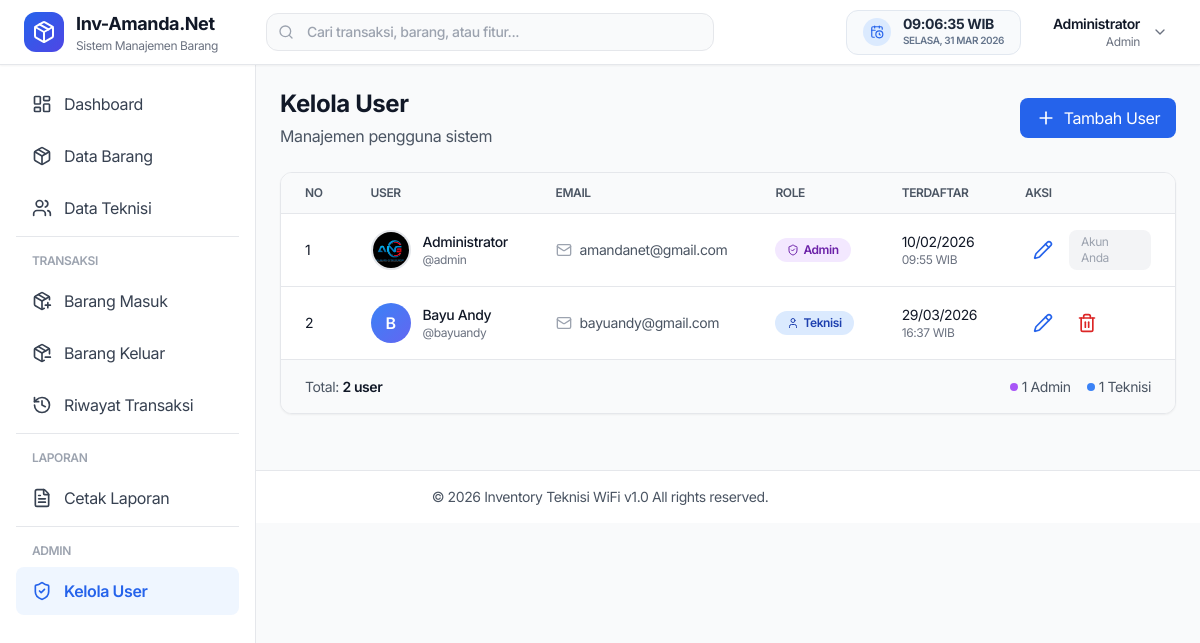
/user/index.php (signed in), run on the app's committed database.
### tables this page shows
CREATE TABLE `users` (
  `id` int NOT NULL,
  `username` varchar(50) NOT NULL,
  `password` varchar(255) NOT NULL,
  `nama_lengkap` varchar(100) NOT NULL,
  `email` varchar(100) DEFAULT NULL,
  `role` enum('admin','teknisi') DEFAULT 'teknisi',
  `foto_profil` varchar(255) DEFAULT NULL,
  `created_at` timestamp NOT NULL DEFAULT CURRENT_TIMESTAMP,
  `updated_at` timestamp NOT NULL DEFAULT CURRENT_TIMESTAMP ON UPDATE CURRENT_TIMESTAMP
);

### includes/auth_check.php (called while the page is built, shortened)
<?php
require_once __DIR__ . '/../config/database.php';
$user_id = $_SESSION['user_id'];
$query = "SELECT * FROM users WHERE id = ?";
$stmt = mysqli_prepare($conn, $query);
mysqli_stmt_bind_param($stmt, "i", $user_id);
mysqli_stmt_execute($stmt);
$result = mysqli_stmt_get_result($stmt);
$user = mysqli_fetch_assoc($result);
?>

### functions/user.php (called while the page is built, shortened)
<?php
function getAllUsers($conn) {
    $query = "SELECT * FROM users ORDER BY created_at ASC";
    return mysqli_query($conn, $query);
}
?>

### public/user/index.php (the view, shortened to what this page needs)
<?php
require_once '../../includes/auth_check.php';
require_once '../../functions/user.php';
$user_list = getAllUsers($conn);
require_once '../../includes/header.php';
?>
<?php require_once '../../includes/sidebar.php'; ?>
<div class="lg:ml-64 pt-16">
    <div class="p-6">
        <div class="flex flex-col md:flex-row md:items-center md:justify-between mb-6">
            <div>
                <h1 class="text-2xl font-bold text-gray-900">Kelola User</h1>
                <p class="text-gray-600 mt-1">Manajemen pengguna sistem</p>
            </div>
            <div class="mt-4 md:mt-0">
                <a href="tambah" class="inline-flex items-center gap-2 px-4 py-2 bg-blue-600 text-white rounded-lg hover:bg-blue-700 transition">
                    <i data-lucide="plus" class="w-5 h-5"></i>
                    Tambah User
                </a>
            </div>
        </div>
        <div class="bg-white rounded-xl shadow-sm border border-gray-200 overflow-hidden">
            <div class="overflow-x-auto">
                <table class="w-full">
                    <thead class="bg-gray-50 border-b border-gray-200">
                        <tr>
                            <th class="px-6 py-3 text-left text-xs font-semibold text-gray-600 uppercase">No</th>
                            <th class="px-6 py-3 text-left text-xs font-semibold text-gray-600 uppercase">User</th>
                            <th class="px-6 py-3 text-left text-xs font-semibold text-gray-600 uppercase">Email</th>
                            <th class="px-6 py-3 text-left text-xs font-semibold text-gray-600 uppercase">Role</th>
                            <th class="px-6 py-3 text-left text-xs font-semibold text-gray-600 uppercase">Terdaftar</th>
                            <th class="px-6 py-3 text-left text-xs font-semibold text-gray-600 uppercase">Aksi</th>
                        </tr>
                    </thead>
                    <tbody class="divide-y divide-gray-200">
                        <?php
                        $no = 1;
                        while ($row = mysqli_fetch_assoc($user_list)):
                        ?>
                        <tr class="hover:bg-gray-50 transition">
                            <td class="px-6 py-4 text-sm text-gray-900"><?= $no++ ?></td>
                            <td class="px-6 py-4">
                                <div class="flex items-center gap-3">
                                    <?php if (!empty($row['foto_profil']) && file_exists('../../' . $row['foto_profil'])): ?>
                                        <img src="../../<?= $row['foto_profil'] ?>"
                                             alt="<?= $row['nama_lengkap'] ?>"
                                             class="w-10 h-10 rounded-full object-cover border-2 border-gray-200">
                                    <?php else: ?>
                                        <div class="w-10 h-10 bg-gradient-to-br from-blue-500 to-indigo-500 rounded-full flex items-center justify-center text-white font-semibold">
                                            <?= strtoupper(substr($row['nama_lengkap'], 0, 1)) ?>
                                        </div>
                                    <?php endif; ?>
                                    <div>
                                        <div class="text-sm font-medium text-gray-900"><?= $row['nama_lengkap'] ?></div>
                                        <div class="text-xs text-gray-500">@<?= $row['username'] ?></div>
                                    </div>
                                </div>
                            </td>
                            <td class="px-6 py-4 text-sm text-gray-600">
                                <?php if (!empty($row['email'])): ?>
                                    <div class="flex items-center gap-2">
                                        <i data-lucide="mail" class="w-4 h-4 text-gray-400"></i>
                                        <?= $row['email'] ?>
                                    </div>
                                <?php else: ?>
                                    <span class="text-gray-400 italic">Belum diisi</span>
                                <?php endif; ?>
                            </td>
                            <td class="px-6 py-4">
                                <?php if ($row['role'] === 'admin'): ?>
                                    <span class="inline-flex items-center gap-1 px-3 py-1 text-xs font-semibold rounded-full bg-purple-100 text-purple-800">
                                        <i data-lucide="shield-check" class="w-3 h-3"></i>
                                        Admin
                                    </span>
                                <?php else: ?>
                                    <span class="inline-flex items-center gap-1 px-3 py-1 text-xs font-semibold rounded-full bg-blue-100 text-blue-800">
                                        <i data-lucide="user" class="w-3 h-3"></i>
                                        Teknisi
                                    </span>
                                <?php endif; ?>
                            </td>
                            <td class="px-6 py-4">
                                <div class="text-sm text-gray-900"><?= date('d/m/Y', strtotime($row['created_at'])) ?></div>
                                <div class="text-xs text-gray-500"><?= date('H:i', strtotime($row['created_at'])) ?> WIB</div>
                            </td>
                            <td class="px-6 py-4">
                                <div class="flex items-center gap-2">
                                    <a href="edit?id=<?= $row['id'] ?>"
                                       class="p-2 text-blue-600 hover:bg-blue-50 rounded-lg transition"
                                       title="Edit User">
                                        <i data-lucide="pencil" class="w-5 h-5"></i>
                                    </a>
                                    <?php if ($row['id'] != $user['id']): ?>
                                    <button onclick="confirmDelete('hapus?id=<?= $row['id'] ?>', '<?= $row['username'] ?>')"
                                            class="p-2 text-red-600 hover:bg-red-50 rounded-lg transition"
                                            title="Hapus User">
                                        <i data-lucide="trash-2" class="w-5 h-5"></i>
                                    </button>
                                    <?php else: ?>
                                    <div class="px-3 py-1 text-xs text-gray-400 bg-gray-100 rounded-lg">
                                        Akun Anda
                                    </div>
                                    <?php endif; ?>
                                </div>
                            </td>
                        </tr>
                        <?php endwhile; ?>
                    </tbody>
                </table>
            </div>
            <div class="bg-gray-50 px-6 py-4 border-t border-gray-200">
                <div class="flex items-center justify-between text-sm">
                    <span class="text-gray-600">
                        Total: <span class="font-semibold text-gray-900"><?= mysqli_num_rows($user_list) ?> user</span>
                    </span>
                    <div class="flex items-center gap-4">
                        <?php
                        mysqli_data_seek($user_list, 0);
                        $admin_count = 0;
                        $teknisi_count = 0;
                        while ($row = mysqli_fetch_assoc($user_list)) {
                            if ($row['role'] === 'admin') {
                                $admin_count++;
                            } else {
                                $teknisi_count++;
                            }
                        }
                        ?>
                        <span class="text-gray-600">
                            <span class="inline-flex items-center gap-1">
                                <span class="w-2 h-2 bg-purple-500 rounded-full"></span>
                                <?= $admin_count ?> Admin
                            </span>
                        </span>
                        <span class="text-gray-600">
                            <span class="inline-flex items-center gap-1">
                                <span class="w-2 h-2 bg-blue-500 rounded-full"></span>
                                <?= $teknisi_count ?> Teknisi
                            </span>
                        </span>
                    </div>
                </div>
            </div>
        </div>
    </div>
</div>
<?php require_once '../../includes/footer.php'; ?>

### includes/header.php (shortened to what this page needs)
<!DOCTYPE html>
<html lang="id">
<head>
    <script src="https://cdn.tailwindcss.com"></script>
</head>
<body class="bg-gray-50 text-gray-800 tracking-tight">
    <nav class="bg-white shadow-sm border-b border-gray-200 fixed top-0 left-0 right-0 z-50">
        <div class="px-4 lg:px-6">
            <div class="flex items-center justify-between h-16">
                <div class="flex items-center gap-4 flex-1">
                    <div class="flex items-center gap-3">
                        <div class="w-10 h-10 bg-gradient-to-br from-blue-600 to-indigo-600 rounded-xl flex items-center justify-center">
                            <i data-lucide="package" class="w-6 h-6 text-white"></i>
                        </div>
                        <div class="hidden md:block min-w-max">
                            <h1 class="text-lg font-bold text-gray-900">Inv-Amanda.Net</h1>
                            <p class="text-xs text-gray-500">Sistem Manajemen Barang</p>
                        </div>
                    </div>
                    <div class="hidden lg:flex max-w-md w-full ml-8 mr-auto">
                    <form action="<?= BASE_URL ?>/public/transaksi/riwayat" method="GET" class="relative w-full">
                        <div class="absolute inset-y-0 left-0 pl-3 flex items-center pointer-events-none">
                        </div>
                        <input type="text" name="search" class="block w-full pl-10 pr-3 py-2 border border-gray-200 rounded-xl leading-5 bg-gray-50 text-sm placeholder-gray-400 focus:outline-none focus:bg-white focus:ring-2 focus:ring-blue-500 focus:border-blue-500 transition-all font-medium" placeholder="Cari transaksi, barang, atau fitur...">
                    </form>
                </div>
                </div>
                <div class="flex items-center gap-4 md:gap-6">
                    <div class="hidden lg:flex items-center gap-3 px-4 py-1.5 bg-slate-50 border border-slate-200 rounded-xl">
                        <div class="w-7 h-7 rounded-full bg-blue-100 flex items-center justify-center text-blue-600">
                            <i data-lucide="calendar-clock" class="w-3.5 h-3.5"></i>
                        </div>
                        <div class="text-left">
                            <p id="liveTime" class="text-sm font-bold tracking-tight text-slate-800 leading-none">--:--:--</p>
                            <p id="liveDate" class="text-[10px] font-semibold text-slate-500 uppercase mt-0.5">------</p>
                        </div>
                    </div>
                    <div class="relative">
                        <button onclick="toggleUserMenu()" class="flex items-center gap-3 p-2 rounded-xl hover:bg-slate-100 transition">
                            <div class="hidden md:block text-right">
                                <p class="text-sm font-semibold text-gray-900"><?= $user['nama_lengkap'] ?></p>
                                <p class="text-xs text-gray-500"><?= ucfirst($user['role']) ?></p>
                            </div>
                            <i data-lucide="chevron-down" class="w-4 h-4 text-gray-500"></i>
                        </button>
                    </div>
                </div>
            </div>
        </div>
    </nav>

### includes/header.php (style rules this page uses)
body { font-family: 'Inter', sans-serif; }

### data on the page
users: nama_lengkap "Administrator", role "Admin", foto_profil (picture), username "admin", email "amandanet@gmail.com", created_at "10/02/2026", created_at "09:55", shows "Akun Anda"
users: nama_lengkap "B", nama_lengkap "Bayu Andy", username "bayuandy", email "bayuandy@gmail.com", role "teknisi" (drawn), created_at "29/03/2026", created_at "16:37"

### other printed values
mysqli_num_rows($user_list) "2"
$admin_count "1"
$teknisi_count "1"
